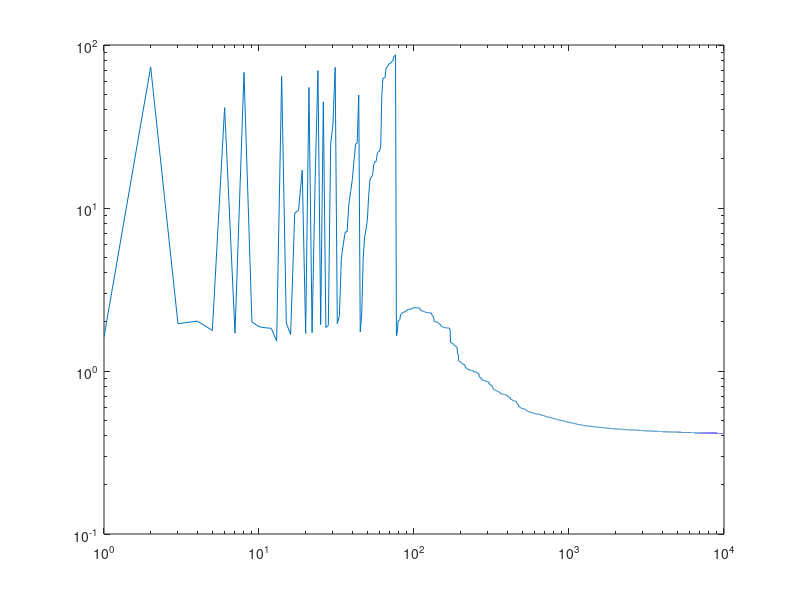

This figure's MATLAB source:
%% Synthetic Experiments for Subgradient Method 

%% Regular Regression
clear all
m=100;
d=200;
E=randn(m,d);
b=randn(m,1);
% solve min_x (0.5/m)*norm(E*x-b,2)^2

v=eig(E'*E);
inds=find(v>1e-3);
lambdamin=v(inds(1));
c = lambdamin/(2*m);
x_start=randn(d,1);
xopt=E\b;
fstar = (0.5/m)*norm(E*xopt-b,2)^2;
D=norm(xopt,2)*10;
n_epochs=100;
T=n_epochs*m;
%=================
%% SG
%=================


A=10/c;
d=2;

x=x_start;
for k=1:T
   i=randsample(m,1);
   gradx=(E(i,:)*x - b(i))*E(i,:)';
   alpha = A*(k+1)^(-d);
   before_proj=x-alpha*gradx;
   if(norm(before_proj,2)>=D)
       x=before_proj/norm(before_proj,2);
   else
       x=before_proj;
   end
   f(k)=(1/(2*m))*norm(E*x-b,2)^2;
   dists(k)=norm(x-xopt,2);
end


%% function values
loglog(1:T,f-fstar);

%% SG plot distance to optimal

plot(log(1:T),log(dists.^2))
loglog(1:T,dists.^2)


%% Robust Regression

%% Regbust Regression